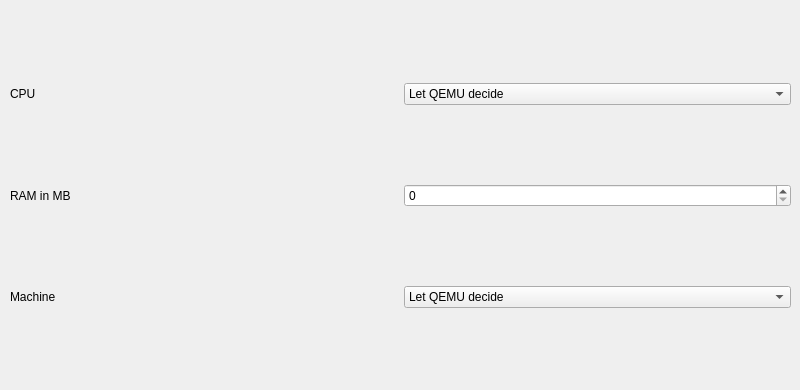
     <widget class="QWidget" name="page_3">
      <widget class="QWidget" name="gridLayoutWidget_9">
       <property name="geometry">
        <rect>
         <x>10</x>
         <y>10</y>
         <width>781</width>
         <height>371</height>
        </rect>
       </property>
       <layout class="QGridLayout" name="gridLayout_9">
        <item row="0" column="0">
         <widget class="QLabel" name="label_23">
          <property name="text">
           <string>CPU</string>
          </property>
         </widget>
        </item>
        <item row="1" column="0">
         <widget class="QLabel" name="label_24">
          <property name="text">
           <string>RAM in MB</string>
          </property>
         </widget>
        </item>
        <item row="2" column="0">
         <widget class="QLabel" name="label_25">
          <property name="text">
           <string>Machine</string>
          </property>
         </widget>
        </item>
        <item row="0" column="1">
         <widget class="QComboBox" name="comboBox_15">
          <item>
           <property name="text">
            <string>Let QEMU decide</string>
           </property>
          </item>
          <item>
           <property name="text">
            <string>4Kc</string>
           </property>
          </item>
          <item>
           <property name="text">
            <string>4Km</string>
           </property>
          </item>
          <item>
           <property name="text">
            <string>4KEcR1</string>
           </property>
          </item>
          <item>
           <property name="text">
            <string>4KEmR1</string>
           </property>
          </item>
          <item>
           <property name="text">
            <string>4KEc</string>
           </property>
          </item>
          <item>
           <property name="text">
            <string>4KEm</string>
           </property>
          </item>
          <item>
           <property name="text">
            <string>24Kc</string>
           </property>
          </item>
          <item>
           <property name="text">
            <string>24KEc</string>
           </property>
          </item>
          <item>
           <property name="text">
            <string>24Kf</string>
           </property>
          </item>
          <item>
           <property name="text">
            <string>34Kf</string>
           </property>
          </item>
          <item>
           <property name="text">
            <string>74Kf</string>
           </property>
          </item>
          <item>
           <property name="text">
            <string>M14K</string>
           </property>
          </item>
          <item>
           <property name="text">
            <string>M14Kc</string>
           </property>
          </item>
          <item>
           <property name="text">
            <string>P5600</string>
           </property>
          </item>
          <item>
           <property name="text">
            <string>mips32r6-generic</string>
           </property>
          </item>
          <item>
           <property name="text">
            <string>I7200</string>
           </property>
          </item>
          <item>
           <property name="text">
            <string>R4000</string>
           </property>
          </item>
          <item>
           <property name="text">
            <string>VR5432</string>
           </property>
          </item>
          <item>
           <property name="text">
            <string>5Kc</string>
           </property>
          </item>
          <item>
           <property name="text">
            <string>5Kf</string>
           </property>
          </item>
          <item>
           <property name="text">
            <string>20Kc</string>
           </property>
          </item>
          <item>
           <property name="text">
            <string>MIPS64R2-generic</string>
           </property>
          </item>
          <item>
           <property name="text">
            <string>5KEc</string>
           </property>
          </item>
          <item>
           <property name="text">
            <string>5KEf</string>
           </property>
          </item>
          <item>
           <property name="text">
            <string>I6400</string>
           </property>
          </item>
          <item>
           <property name="text">
            <string>I6500</string>
           </property>
          </item>
          <item>
           <property name="text">
            <string>Loongson-2E</string>
           </property>
          </item>
          <item>
           <property name="text">
            <string>Loongson-2F</string>
           </property>
          </item>
          <item>
           <property name="text">
            <string>Loongson-3A1000</string>
           </property>
          </item>
          <item>
           <property name="text">
            <string>Loongson-3A4000</string>
           </property>
          </item>
          <item>
           <property name="text">
            <string>mips64dspr2</string>
           </property>
          </item>
         </widget>
        </item>
        <item row="1" column="1">
         <widget class="QSpinBox" name="spinBox_4">
          <property name="maximum">
           <number>32768</number>
          </property>
         </widget>
        </item>
        <item row="2" column="1">
         <widget class="QComboBox" name="comboBox_16">
          <item>
           <property name="text">
            <string>Let QEMU decide</string>
           </property>
          </item>
          <item>
           <property name="text">
            <string>boston</string>
           </property>
          </item>
          <item>
           <property name="text">
            <string>fuulong2e</string>
           </property>
          </item>
          <item>
           <property name="text">
            <string>loongson3-virt</string>
           </property>
          </item>
          <item>
           <property name="text">
            <string>magnum</string>
           </property>
          </item>
          <item>
           <property name="text">
            <string>malta</string>
           </property>
          </item>
          <item>
           <property name="text">
            <string>mipssim</string>
           </property>
          </item>
          <item>
           <property name="text">
            <string>none</string>
           </property>
          </item>
          <item>
           <property name="text">
            <string>pica61</string>
           </property>
          </item>
         </widget>
        </item>
       </layout>
      </widget>
     </widget>
